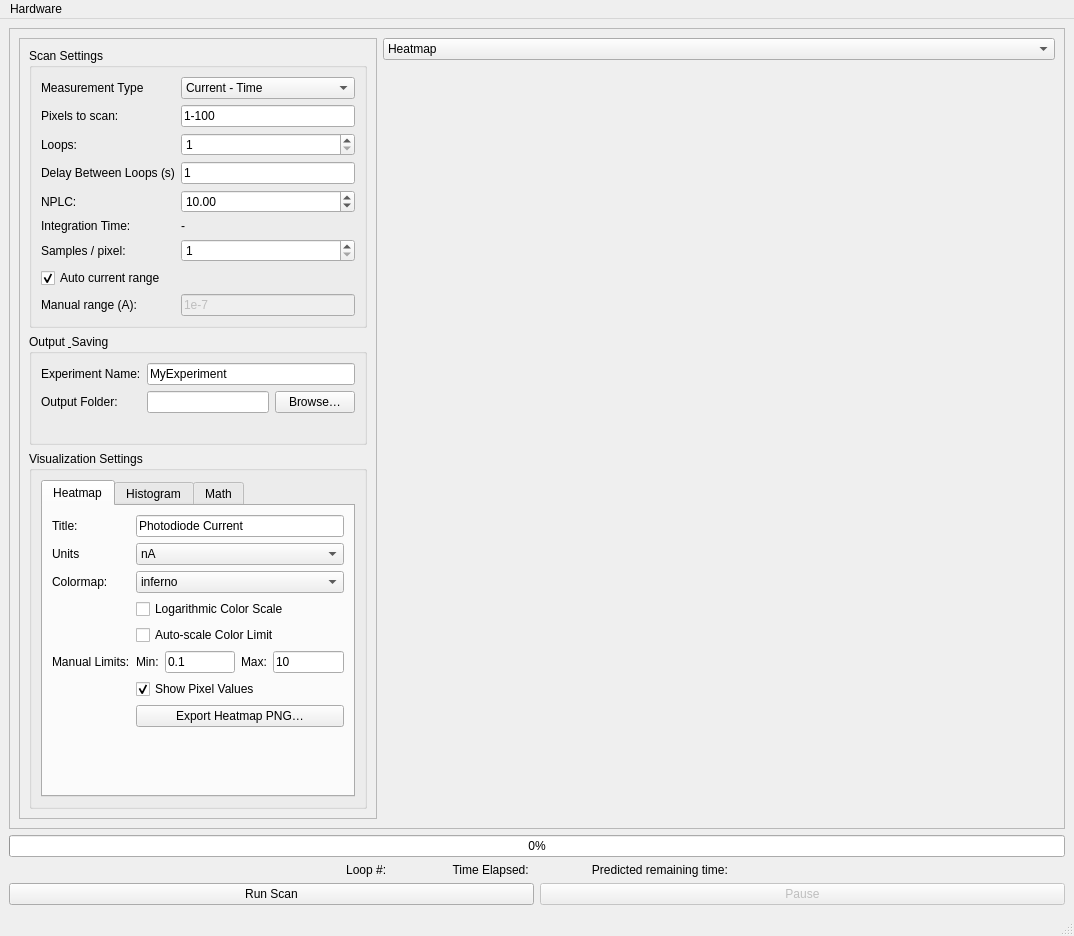
<?xml version="1.0" encoding="UTF-8"?>
<ui version="4.0">
 <class>MainWindow</class>
 <widget class="QMainWindow" name="MainWindow">
  <property name="geometry">
   <rect>
    <x>0</x>
    <y>0</y>
    <width>1074</width>
    <height>936</height>
   </rect>
  </property>
  <property name="minimumSize">
   <size>
    <width>900</width>
    <height>700</height>
   </size>
  </property>
  <property name="windowTitle">
   <string>Photodiode Array – Live Current Heat-map</string>
  </property>
  <widget class="QWidget" name="centralwidget">
   <layout class="QVBoxLayout" name="verticalLayout_0">
    <item>
     <widget class="QFrame" name="frame_2">
      <property name="frameShape">
       <enum>QFrame::Shape::StyledPanel</enum>
      </property>
      <property name="frameShadow">
       <enum>QFrame::Shadow::Raised</enum>
      </property>
      <layout class="QHBoxLayout" name="horizontalLayout">
       <item>
        <widget class="QFrame" name="frame">
         <property name="minimumSize">
          <size>
           <width>0</width>
           <height>717</height>
          </size>
         </property>
         <property name="maximumSize">
          <size>
           <width>358</width>
           <height>16777215</height>
          </size>
         </property>
         <property name="frameShape">
          <enum>QFrame::Shape::StyledPanel</enum>
         </property>
         <property name="frameShadow">
          <enum>QFrame::Shadow::Raised</enum>
         </property>
         <layout class="QVBoxLayout" name="verticalLayout">
          <item>
           <widget class="QGroupBox" name="scan_settings_box">
            <property name="minimumSize">
             <size>
              <width>0</width>
              <height>0</height>
             </size>
            </property>
            <property name="title">
             <string>Scan Settings</string>
            </property>
            <layout class="QFormLayout" name="formLayout_2">
             <item row="0" column="0">
              <widget class="QLabel" name="Measurement_type_label">
               <property name="text">
                <string>Measurement Type</string>
               </property>
              </widget>
             </item>
             <item row="0" column="1">
              <widget class="QComboBox" name="Measurement_type_combobox">
               <item>
                <property name="text">
                 <string>Current - Time</string>
                </property>
               </item>
               <item>
                <property name="text">
                 <string>Current - Voltage</string>
                </property>
               </item>
               <item>
                <property name="text">
                 <string>Imaging</string>
                </property>
               </item>
               <item>
                <property name="text">
                 <string/>
                </property>
               </item>
              </widget>
             </item>
             <item row="1" column="0">
              <widget class="QLabel" name="label_pixels">
               <property name="text">
                <string>Pixels to scan:</string>
               </property>
              </widget>
             </item>
             <item row="1" column="1">
              <widget class="QLineEdit" name="edit_pixel_spec">
               <property name="text">
                <string>1-100</string>
               </property>
               <property name="placeholderText">
                <string>Ranges and indices, e.g., 50-70, 1, 10-12</string>
               </property>
              </widget>
             </item>
             <item row="2" column="0">
              <widget class="QLabel" name="label_loops">
               <property name="text">
                <string>Loops:</string>
               </property>
              </widget>
             </item>
             <item row="2" column="1">
              <widget class="QSpinBox" name="spin_loops">
               <property name="minimum">
                <number>1</number>
               </property>
               <property name="maximum">
                <number>100000</number>
               </property>
               <property name="value">
                <number>1</number>
               </property>
              </widget>
             </item>
             <item row="3" column="0">
              <widget class="QLabel" name="loop_delay_label">
               <property name="text">
                <string>Delay Between Loops (s)</string>
               </property>
              </widget>
             </item>
             <item row="3" column="1">
              <widget class="QLineEdit" name="loop_delay">
               <property name="text">
                <string>1</string>
               </property>
              </widget>
             </item>
             <item row="4" column="0">
              <widget class="QLabel" name="label_nplc">
               <property name="text">
                <string>NPLC:</string>
               </property>
              </widget>
             </item>
             <item row="4" column="1">
              <widget class="QDoubleSpinBox" name="spin_nplc">
               <property name="decimals">
                <number>2</number>
               </property>
               <property name="minimum">
                <double>0.010000000000000</double>
               </property>
               <property name="maximum">
                <double>25.000000000000000</double>
               </property>
               <property name="value">
                <double>10.000000000000000</double>
               </property>
              </widget>
             </item>
             <item row="5" column="0">
              <widget class="QLabel" name="integration_time_label">
               <property name="text">
                <string>Integration Time:</string>
               </property>
              </widget>
             </item>
             <item row="5" column="1">
              <widget class="QLabel" name="integration_time">
               <property name="text">
                <string>-</string>
               </property>
              </widget>
             </item>
             <item row="6" column="0">
              <widget class="QLabel" name="label_nsamp">
               <property name="text">
                <string>Samples / pixel:</string>
               </property>
              </widget>
             </item>
             <item row="6" column="1">
              <widget class="QSpinBox" name="spin_nsamp">
               <property name="minimum">
                <number>1</number>
               </property>
               <property name="maximum">
                <number>100</number>
               </property>
               <property name="value">
                <number>1</number>
               </property>
              </widget>
             </item>
             <item row="7" column="0">
              <widget class="QCheckBox" name="check_auto_current_range">
               <property name="text">
                <string>Auto current range</string>
               </property>
               <property name="checked">
                <bool>true</bool>
               </property>
              </widget>
             </item>
             <item row="8" column="0">
              <widget class="QLabel" name="label_manual_rng">
               <property name="text">
                <string>Manual range (A):</string>
               </property>
              </widget>
             </item>
             <item row="8" column="1">
              <widget class="QLineEdit" name="edit_current_range">
               <property name="enabled">
                <bool>false</bool>
               </property>
               <property name="text">
                <string>1e-7</string>
               </property>
              </widget>
             </item>
            </layout>
           </widget>
          </item>
          <item>
           <widget class="QGroupBox" name="save_box">
            <property name="title">
             <string>Output &amp; Saving</string>
            </property>
            <layout class="QFormLayout" name="save_layout">
             <item row="0" column="0">
              <widget class="QLabel" name="label_exp">
               <property name="text">
                <string>Experiment Name:</string>
               </property>
              </widget>
             </item>
             <item row="0" column="1">
              <widget class="QLineEdit" name="edit_exp_name">
               <property name="text">
                <string>MyExperiment</string>
               </property>
              </widget>
             </item>
             <item row="1" column="0">
              <widget class="QLabel" name="label_out">
               <property name="text">
                <string>Output Folder:</string>
               </property>
              </widget>
             </item>
             <item row="1" column="1">
              <layout class="QHBoxLayout" name="h_folder">
               <item>
                <widget class="QLineEdit" name="edit_output_folder">
                 <property name="readOnly">
                  <bool>true</bool>
                 </property>
                </widget>
               </item>
               <item>
                <widget class="QPushButton" name="btn_browse_folder">
                 <property name="text">
                  <string>Browse…</string>
                 </property>
                </widget>
               </item>
              </layout>
             </item>
             <item row="2" column="0">
              <widget class="QLabel" name="label_autosave">
               <property name="text">
                <string/>
               </property>
              </widget>
             </item>
            </layout>
           </widget>
          </item>
          <item>
           <widget class="QGroupBox" name="groupBox">
            <property name="title">
             <string>Visualization Settings</string>
            </property>
            <layout class="QGridLayout" name="gridLayout">
             <item row="0" column="0">
              <widget class="QTabWidget" name="plot_settings_stack">
               <property name="currentIndex">
                <number>0</number>
               </property>
               <widget class="QWidget" name="plot_settings_stackPage1">
                <attribute name="title">
                 <string>Heatmap</string>
                </attribute>
                <layout class="QFormLayout" name="heatmap_settings_layout">
                 <item row="0" column="0">
                  <widget class="QLabel" name="label_hm_title">
                   <property name="text">
                    <string>Title:</string>
                   </property>
                  </widget>
                 </item>
                 <item row="0" column="1">
                  <widget class="QLineEdit" name="edit_heatmap_title">
                   <property name="text">
                    <string>Photodiode Current</string>
                   </property>
                  </widget>
                 </item>
                 <item row="2" column="0">
                  <widget class="QLabel" name="label_cmap">
                   <property name="text">
                    <string>Colormap:</string>
                   </property>
                  </widget>
                 </item>
                 <item row="2" column="1">
                  <widget class="QComboBox" name="combo_colormap">
                   <item>
                    <property name="text">
                     <string>inferno</string>
                    </property>
                   </item>
                   <item>
                    <property name="text">
                     <string>viridis</string>
                    </property>
                   </item>
                   <item>
                    <property name="text">
                     <string>plasma</string>
                    </property>
                   </item>
                   <item>
                    <property name="text">
                     <string>magma</string>
                    </property>
                   </item>
                   <item>
                    <property name="text">
                     <string>cividis</string>
                    </property>
                   </item>
                   <item>
                    <property name="text">
                     <string>gray_r</string>
                    </property>
                   </item>
                   <item>
                    <property name="text">
                     <string>jet</string>
                    </property>
                   </item>
                  </widget>
                 </item>
                 <item row="3" column="0">
                  <widget class="QLabel" name="label_log">
                   <property name="text">
                    <string/>
                   </property>
                  </widget>
                 </item>
                 <item row="3" column="1">
                  <widget class="QCheckBox" name="check_log_scale_heatmap">
                   <property name="text">
                    <string>Logarithmic Color Scale</string>
                   </property>
                   <property name="checked">
                    <bool>false</bool>
                   </property>
                  </widget>
                 </item>
                 <item row="4" column="0">
                  <widget class="QLabel" name="label_auto">
                   <property name="text">
                    <string/>
                   </property>
                  </widget>
                 </item>
                 <item row="4" column="1">
                  <widget class="QCheckBox" name="check_auto_scale">
                   <property name="text">
                    <string>Auto-scale Color Limit</string>
                   </property>
                   <property name="checked">
                    <bool>false</bool>
                   </property>
                  </widget>
                 </item>
                 <item row="5" column="0">
                  <widget class="QLabel" name="label_manual_limits">
                   <property name="text">
                    <string>Manual Limits:</string>
                   </property>
                  </widget>
                 </item>
                 <item row="5" column="1">
                  <layout class="QHBoxLayout" name="minmax_layout">
                   <item>
                    <widget class="QLabel" name="label_vmin">
                     <property name="text">
                      <string>Min:</string>
                     </property>
                    </widget>
                   </item>
                   <item>
                    <widget class="QLineEdit" name="edit_vmin">
                     <property name="enabled">
                      <bool>true</bool>
                     </property>
                     <property name="text">
                      <string>0.1</string>
                     </property>
                    </widget>
                   </item>
                   <item>
                    <widget class="QLabel" name="label_vmax">
                     <property name="text">
                      <string>Max:</string>
                     </property>
                    </widget>
                   </item>
                   <item>
                    <widget class="QLineEdit" name="edit_vmax">
                     <property name="enabled">
                      <bool>true</bool>
                     </property>
                     <property name="text">
                      <string>10</string>
                     </property>
                    </widget>
                   </item>
                  </layout>
                 </item>
                 <item row="6" column="0">
                  <widget class="QLabel" name="label_showvals">
                   <property name="text">
                    <string/>
                   </property>
                  </widget>
                 </item>
                 <item row="6" column="1">
                  <widget class="QCheckBox" name="check_show_values">
                   <property name="text">
                    <string>Show Pixel Values</string>
                   </property>
                   <property name="checked">
                    <bool>true</bool>
                   </property>
                  </widget>
                 </item>
                 <item row="7" column="0">
                  <widget class="QLabel" name="label_export_hm">
                   <property name="text">
                    <string/>
                   </property>
                  </widget>
                 </item>
                 <item row="7" column="1">
                  <widget class="QPushButton" name="btn_export_heatmap">
                   <property name="text">
                    <string>Export Heatmap PNG…</string>
                   </property>
                  </widget>
                 </item>
                 <item row="1" column="0">
                  <widget class="QLabel" name="label_units">
                   <property name="text">
                    <string>Units</string>
                   </property>
                  </widget>
                 </item>
                 <item row="1" column="1">
                  <widget class="QComboBox" name="combo_units">
                   <property name="currentIndex">
                    <number>1</number>
                   </property>
                   <item>
                    <property name="text">
                     <string>pA</string>
                    </property>
                   </item>
                   <item>
                    <property name="text">
                     <string>nA</string>
                    </property>
                   </item>
                   <item>
                    <property name="text">
                     <string>uA</string>
                    </property>
                   </item>
                   <item>
                    <property name="text">
                     <string>mA</string>
                    </property>
                   </item>
                  </widget>
                 </item>
                </layout>
               </widget>
               <widget class="QWidget" name="plot_settings_stackPage2">
                <attribute name="title">
                 <string>Histogram</string>
                </attribute>
                <layout class="QFormLayout" name="hist_settings_layout">
                 <item row="0" column="0">
                  <widget class="QLabel" name="label_hist_title">
                   <property name="text">
                    <string>Title:</string>
                   </property>
                  </widget>
                 </item>
                 <item row="0" column="1">
                  <widget class="QLineEdit" name="edit_hist_title">
                   <property name="text">
                    <string>Current Distribution</string>
                   </property>
                  </widget>
                 </item>
                 <item row="1" column="0">
                  <widget class="QLabel" name="label_bins">
                   <property name="text">
                    <string>Number of Bins:</string>
                   </property>
                  </widget>
                 </item>
                 <item row="1" column="1">
                  <widget class="QSpinBox" name="spin_bins">
                   <property name="minimum">
                    <number>5</number>
                   </property>
                   <property name="maximum">
                    <number>200</number>
                   </property>
                   <property name="value">
                    <number>25</number>
                   </property>
                  </widget>
                 </item>
                 <item row="2" column="0">
                  <widget class="QLabel" name="label_logy">
                   <property name="text">
                    <string/>
                   </property>
                  </widget>
                 </item>
                 <item row="2" column="1">
                  <widget class="QCheckBox" name="check_log_scale_hist">
                   <property name="text">
                    <string>Logarithmic Y-Axis</string>
                   </property>
                  </widget>
                 </item>
                 <item row="3" column="0">
                  <widget class="QLabel" name="label_export_hist">
                   <property name="text">
                    <string/>
                   </property>
                  </widget>
                 </item>
                 <item row="3" column="1">
                  <widget class="QPushButton" name="btn_export_hist">
                   <property name="text">
                    <string>Export Histogram PNG…</string>
                   </property>
                  </widget>
                 </item>
                </layout>
               </widget>
               <widget class="QWidget" name="tab">
                <attribute name="title">
                 <string>Math</string>
                </attribute>
                <layout class="QFormLayout" name="formLayout">
                 <item row="0" column="0">
                  <widget class="QLabel" name="label_ref">
                   <property name="text">
                    <string>Reference:</string>
                   </property>
                  </widget>
                 </item>
                 <item row="0" column="1">
                  <layout class="QHBoxLayout" name="ref_row">
                   <item>
                    <widget class="QPushButton" name="btn_load_ref">
                     <property name="text">
                      <string>Load Ref CSV…</string>
                     </property>
                    </widget>
                   </item>
                   <item>
                    <widget class="QLabel" name="lbl_ref_info">
                     <property name="text">
                      <string>(none)</string>
                     </property>
                    </widget>
                   </item>
                  </layout>
                 </item>
                 <item row="1" column="0">
                  <widget class="QLabel" name="label_op">
                   <property name="text">
                    <string>Operation:</string>
                   </property>
                  </widget>
                 </item>
                 <item row="1" column="1">
                  <widget class="QComboBox" name="combo_math">
                   <item>
                    <property name="text">
                     <string>None</string>
                    </property>
                   </item>
                   <item>
                    <property name="text">
                     <string>Divide (live / ref)</string>
                    </property>
                   </item>
                   <item>
                    <property name="text">
                     <string>Subtract (live - ref)</string>
                    </property>
                   </item>
                  </widget>
                 </item>
                 <item row="2" column="0">
                  <widget class="QLabel" name="label_save_proc">
                   <property name="text">
                    <string/>
                   </property>
                  </widget>
                 </item>
                 <item row="2" column="1">
                  <widget class="QCheckBox" name="check_save_processed">
                   <property name="text">
                    <string>Save processed CSVs instead of raw</string>
                   </property>
                  </widget>
                 </item>
                </layout>
               </widget>
              </widget>
             </item>
            </layout>
           </widget>
          </item>
         </layout>
        </widget>
       </item>
       <item>
        <widget class="QSplitter" name="centralSplitter">
         <property name="orientation">
          <enum>Qt::Orientation::Horizontal</enum>
         </property>
         <widget class="QWidget" name="plotArea">
          <layout class="QVBoxLayout" name="plot_area_layout">
           <item>
            <widget class="QComboBox" name="plot_selector">
             <item>
              <property name="text">
               <string>Heatmap</string>
              </property>
             </item>
             <item>
              <property name="text">
               <string>Histogram</string>
              </property>
             </item>
            </widget>
           </item>
           <item>
            <widget class="QStackedWidget" name="plot_stack">
             <property name="sizePolicy">
              <sizepolicy hsizetype="Preferred" vsizetype="Preferred">
               <horstretch>0</horstretch>
               <verstretch>0</verstretch>
              </sizepolicy>
             </property>
             <property name="minimumSize">
              <size>
               <width>500</width>
               <height>500</height>
              </size>
             </property>
             <property name="currentIndex">
              <number>0</number>
             </property>
             <widget class="QWidget" name="heatmap_page">
              <layout class="QVBoxLayout" name="heatmap_page_layout">
               <item>
                <layout class="QVBoxLayout" name="layout_canvas_heatmap"/>
               </item>
              </layout>
             </widget>
             <widget class="QWidget" name="hist_page">
              <layout class="QVBoxLayout" name="hist_page_layout">
               <item>
                <layout class="QVBoxLayout" name="layout_canvas_hist"/>
               </item>
              </layout>
             </widget>
            </widget>
           </item>
          </layout>
         </widget>
        </widget>
       </item>
      </layout>
     </widget>
    </item>
    <item>
     <widget class="QProgressBar" name="ScanprogressBar">
      <property name="value">
       <number>0</number>
      </property>
     </widget>
    </item>
    <item>
     <widget class="QLabel" name="ScanTimers">
      <property name="text">
       <string>Loop #:                    Time Elapsed:                   Predicted remaining time:</string>
      </property>
      <property name="alignment">
       <set>Qt::AlignmentFlag::AlignCenter</set>
      </property>
     </widget>
    </item>
    <item>
     <layout class="QHBoxLayout" name="run_layout">
      <item>
       <widget class="QPushButton" name="btn_run_abort">
        <property name="text">
         <string>Run Scan</string>
        </property>
       </widget>
      </item>
      <item>
       <widget class="QPushButton" name="btn_pause_resume">
        <property name="enabled">
         <bool>false</bool>
        </property>
        <property name="text">
         <string>Pause</string>
        </property>
       </widget>
      </item>
     </layout>
    </item>
   </layout>
  </widget>
  <widget class="QStatusBar" name="statusbar"/>
  <widget class="QMenuBar" name="menuBar">
   <property name="geometry">
    <rect>
     <x>0</x>
     <y>0</y>
     <width>1074</width>
     <height>22</height>
    </rect>
   </property>
   <widget class="QMenu" name="menuHardware">
    <property name="title">
     <string>Hardware</string>
    </property>
    <addaction name="actionConnect_SMU"/>
    <addaction name="actionConnect_Bias_SMU"/>
    <addaction name="actionConnect_SwitchBoard"/>
   </widget>
   <addaction name="menuHardware"/>
  </widget>
  <action name="actionConnect_SMU">
   <property name="text">
    <string>Connect Read SMU</string>
   </property>
  </action>
  <action name="actionConnect_Bias_SMU">
   <property name="text">
    <string>Connect Bias SMU</string>
   </property>
  </action>
  <action name="actionConnect_SwitchBoard">
   <property name="text">
    <string>Connect SwitchBoard</string>
   </property>
  </action>
 </widget>
 <resources/>
 <connections/>
</ui>
